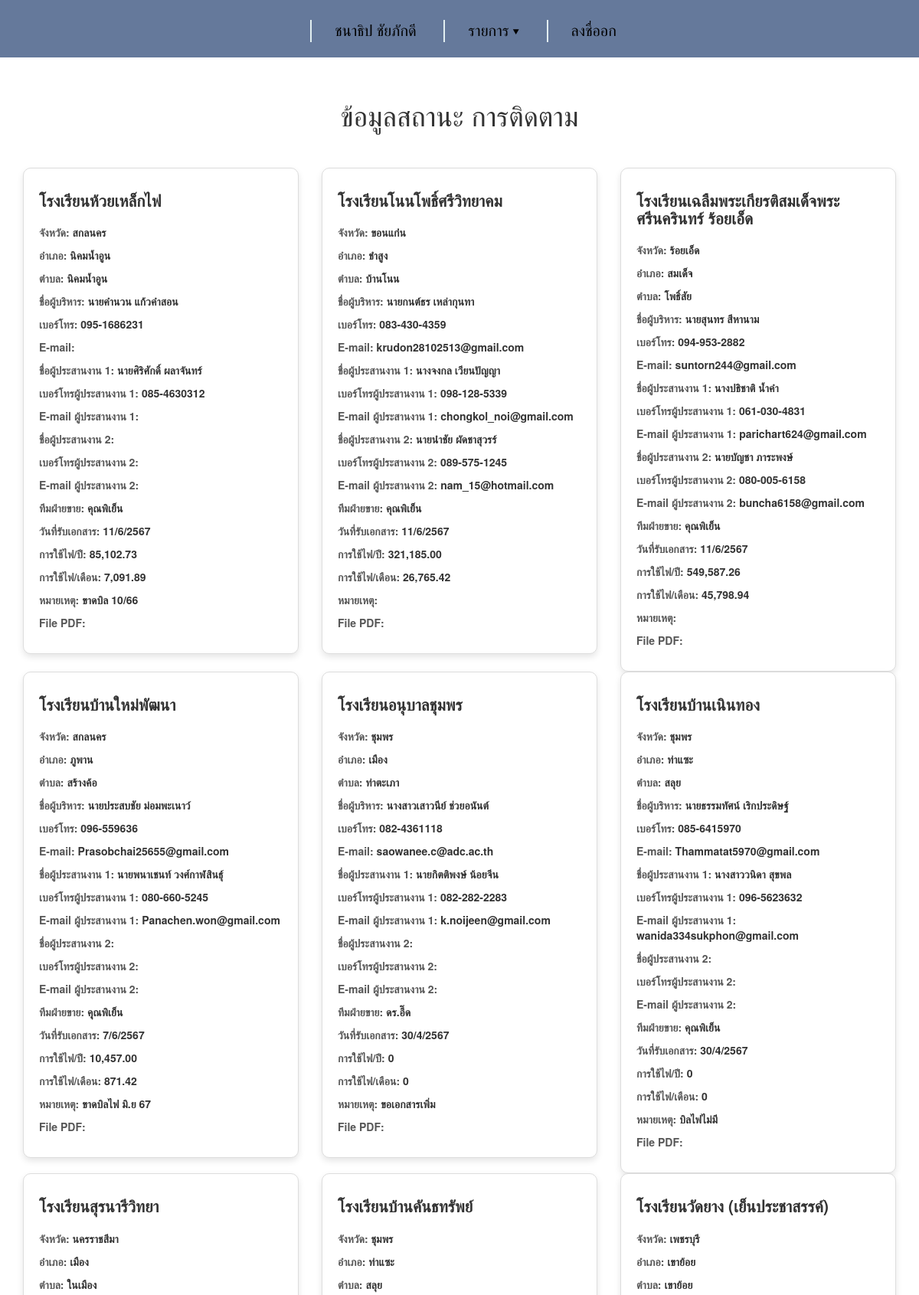
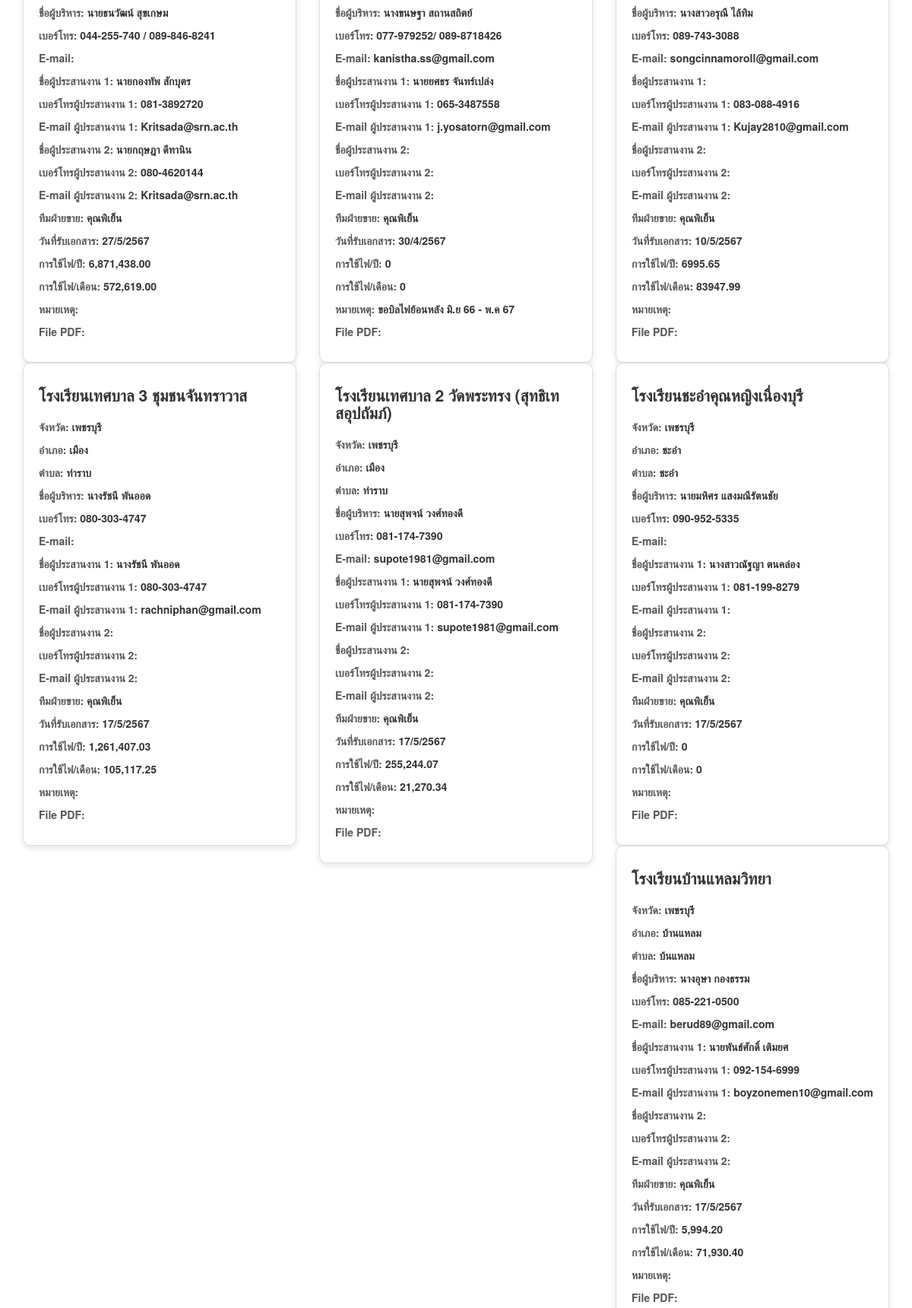
The app's page /card.php (signed in, upper part) with its own data (2 pictures, top to bottom).
### tables this page shows
CREATE TABLE `view` (
  `V_ID` int(255) NOT NULL,
  `V_Name` varchar(255) NOT NULL,
  `V_Province` varchar(255) NOT NULL,
  `V_District` varchar(255) NOT NULL,
  `V_SubDistrict` varchar(255) NOT NULL,
  `V_ExecName` varchar(255) NOT NULL,
  `V_ExecPhone` varchar(255) NOT NULL,
  `V_ExecMail` varchar(255) NOT NULL,
  `V_CoordName1` varchar(255) NOT NULL,
  `V_CoordPhone1` varchar(255) NOT NULL,
  `V_CoordMail1` varchar(255) NOT NULL,
  `V_CoordName2` varchar(255) NOT NULL,
  `V_CoordPhone2` varchar(255) NOT NULL,
  `V_CoordMail2` varchar(255) NOT NULL,
  `V_Sale` varchar(255) NOT NULL,
  `V_Date` varchar(255) NOT NULL,
  `V_Electric_per_year` varchar(255) NOT NULL,
  `V_Electric_per_month` varchar(255) NOT NULL,
  `V_comment` varchar(255) NOT NULL,
  `V_File` longblob DEFAULT NULL
);

### card.php (the view, shortened to what this page needs)
<?php
include 'connect.php';
mysqli_query($objConnect, "SET NAMES utf8");
$strSQL_datastore_db = "SELECT * FROM view";
$resultdatastore_db = $objConnect->query($strSQL_datastore_db);
?>
<!DOCTYPE html>
<html lang="en">
<head>
    <link rel="stylesheet" href="https://maxcdn.bootstrapcdn.com/bootstrap/3.4.1/css/bootstrap.min.css">
    <link rel="stylesheet" href="css/style.css">
</head>
<body>
    <?php include 'header.php'; ?>
    <div class="container">
        <h1 class="text-center" style="margin-top: 5px; margin-bottom: 50px;">ข้อมูลสถานะ การติดตาม</h1>
        <div class="row">
            <?php
            if ($resultdatastore_db->num_rows > 0) {
                while($row = $resultdatastore_db->fetch_assoc()) {
                    ?>
                    <div class="col-md-4">
                        <div class="card mb-4">
                            <div class="card-body">
                                <h5 class="card-title"><b><?php echo htmlspecialchars($row["V_Name"]); ?></b></h5>
                                <p class="card-text"><strong>จังหวัด:</strong><b> <?php echo htmlspecialchars($row["V_Province"]); ?></b></p>
                                <p class="card-text"><strong>อำเภอ:</strong><b> <?php echo htmlspecialchars($row["V_District"]); ?></b></p>
                                <p class="card-text"><strong>ตำบล:</strong><b> <?php echo htmlspecialchars($row["V_SubDistrict"]); ?></b></p>
                                <p class="card-text"><strong>ชื่อผู้บริหาร:</strong><b> <?php echo htmlspecialchars($row["V_ExecName"]); ?></b></p>
                                <p class="card-text"><strong>เบอร์โทร:</strong><b> <?php echo htmlspecialchars($row["V_ExecPhone"]); ?></b></p>
                                <p class="card-text"><strong>E-mail:</strong><b> <?php echo htmlspecialchars($row["V_ExecMail"]); ?></b></p>
                                <p class="card-text"><strong>ชื่อผู้ประสานงาน 1:</strong><b> <?php echo htmlspecialchars($row["V_CoordName1"]); ?></b></p>
                                <p class="card-text"><strong>เบอร์โทรผู้ประสานงาน 1:</strong><b> <?php echo htmlspecialchars($row["V_CoordPhone1"]); ?></b></p>
                                <p class="card-text"><strong>E-mail ผู้ประสานงาน 1:</strong><b> <?php echo htmlspecialchars($row["V_CoordMail1"]); ?></b></p>
                                <p class="card-text"><strong>ชื่อผู้ประสานงาน 2:</strong><b> <?php echo htmlspecialchars($row["V_CoordName2"]); ?></b></p>
                                <p class="card-text"><strong>เบอร์โทรผู้ประสานงาน 2:</strong><b> <?php echo htmlspecialchars($row["V_CoordPhone2"]); ?></b></p>
                                <p class="card-text"><strong>E-mail ผู้ประสานงาน 2:</strong><b> <?php echo htmlspecialchars($row["V_CoordMail2"]); ?></b></p>
                                <p class="card-text"><strong>ทีมฝ่ายขาย:</strong><b> <?php echo htmlspecialchars($row["V_Sale"]); ?></b></p>
                                <p class="card-text"><strong>วันที่รับเอกสาร:</strong><b> <?php echo htmlspecialchars($row["V_Date"]); ?></b></p>
                                <p class="card-text"><strong>การใช้ไฟ/ปี:</strong><b> <?php echo htmlspecialchars($row["V_Electric_per_year"]); ?></b></p>
                                <p class="card-text"><strong>การใช้ไฟ/เดือน:</strong><b> <?php echo htmlspecialchars($row["V_Electric_per_month"]); ?></b></p>
                                <p class="card-text"><strong>หมายเหตุ:</strong><b> <?php echo htmlspecialchars($row["V_comment"]); ?></b></p>
                                <p class="card-text"><strong>File PDF:</strong><b> <?php echo htmlspecialchars($row["V_File"]); ?></b></p>
                            </div>
                        </div>
                    </div>
                    <?php
                }
            } else {
                echo "<div class='col-12'><p class='text-center'>ไม่มีข้อมูลรายการ</p></div>";
            }
            ?>
        </div>
    </div>
</body>
</html>

### header.php (shortened to what this page needs)
<!DOCTYPE html>
<html lang="en">
<head>
    <link rel="stylesheet" href="css/style.css">
    <link rel="stylesheet" href="https://maxcdn.bootstrapcdn.com/bootstrap/3.4.1/css/bootstrap.min.css">
</head>
<body>
    <nav role="navigation" class="primary-navigation">
        <ul>
            <li><a href="#"><?php echo $_SESSION['name']; ?></a></li>
            <li><a href="#">รายการ &dtrif;</a>
            </li>
            <li><a onclick="confirmLogout()">ลงชื่ออก</a></li>
        </ul>
    </nav>
</body>
</html>

### css/style.css (style rules this page uses)
body { margin: 0; font-family: Arial, Helvetica, sans-serif; }
.container { margin-top: 50px; margin-bottom: 50px; }
.card { background: #ffffff; border: 1px solid #ddd; border-radius: 10px; box-shadow: 0 4px 8px rgba(0, 0, 0, 0.1); transition: transform 0.3s; }
.card-body { padding: 20px; }
.card-title { font-size: 1.5em; margin-bottom: 20px; color: #333; }
.card-text { font-size: 1em; margin-bottom: 10px; }
.card-text strong { color: #555; }
h1 { text-align: center; color: #333; }

### records on screen
view: V_Name "โรงเรียนห้วยเหล็กไฟ", V_Province "สกลนคร", V_District "นิคมน้ำอูน", V_SubDistrict "นิคมน้ำอูน", V_ExecName "นายคำนวน แก้วคำสอน", V_ExecPhone "095-1686231", V_CoordName1 "นายศิริศักดิ์ ผลาจันทร์", V_CoordPhone1 "085-4630312", V_Sale "คุณพิเย็น", V_Date "11/6/2567", V_Electric_per_year "85,102.73", V_Electric_per_month "7,091.89", V_comment "ขาดบิล 10/66"
view: V_Name "โรงเรียนโนนโพธิ์ศรีวิทยาคม", V_Province "ขอนแก่่น", V_District "ชำสูง", V_SubDistrict "บ้านโนน", V_ExecName "นายกนต์ธร เหล่ากุนทา", V_ExecPhone "083-430-4359", V_ExecMail "krudon28102513@gmail.com", V_CoordName1 "นางจงกล เวียนปัญญา", V_CoordPhone1 "098-128-5339", V_CoordMail1 "chongkol_noi@gmail.com", V_CoordName2 "นายนำชัย ผัดชาสุวรร์", V_CoordPhone2 "089-575-1245", V_CoordMail2 "nam_15@hotmail.com", V_Sale "คุณพิเย็น", V_Date "11/6/2567", V_Electric_per_year "321,185.00", V_Electric_per_month "26,765.42"
view: V_Name "โรงเรียนเฉลืมพระเกียรติสมเด็จพระศรีนครินทร์ ร้อยเอ็ด", V_Province "ร้อยเอ็ด", V_District "สมเด็จ", V_SubDistrict "โพธิ์สัย", V_ExecName "นายสุนทร สีหานาม", V_ExecPhone "094-953-2882", V_ExecMail "suntorn244@gmail.com", V_CoordName1 "นางปธิชาติ น้ำคำ", V_CoordPhone1 "061-030-4831", V_CoordMail1 "parichart624@gmail.com", V_CoordName2 "นายบัญชา ภาระพงษ์", V_CoordPhone2 "080-005-6158", V_CoordMail2 "buncha6158@gmail.com", V_Sale "คุณพิเย็น", V_Date "11/6/2567", V_Electric_per_year "549,587.26", V_Electric_per_month "45,798.94"
view: V_Name "โรงเรียนบ้านใหม่พัฒนา", V_Province "สกลนคร", V_District "ภูพาน", V_SubDistrict "สร้างค้อ", V_ExecName "นายประสบชัย ม่อมพะเนาว์", V_ExecPhone "096-559636", V_ExecMail "Prasobchai25655@gmail.com", V_CoordName1 "นายพนาเชนท์ วงศ์กาฬสินธุ์", V_CoordPhone1 "080-660-5245", V_CoordMail1 "Panachen.won@gmail.com", V_Sale "คุุณพิเย็น", V_Date "7/6/2567", V_Electric_per_year "10,457.00", V_Electric_per_month "871.42", V_comment "ขาดบิลไฟ มิ.ย 67"
view: V_Name "โรงเรียนอนุบาลชุมพร", V_Province "ชุมพร", V_District "เมือง", V_SubDistrict "ท่าตะเภา", V_ExecName "นางสาวเสาวนีย์ ช่วยอนันต์", V_ExecPhone "082-4361118", V_ExecMail "saowanee.c@adc.ac.th", V_CoordName1 "นายกิตติพงษ์ น้อยจีน", V_CoordPhone1 "082-282-2283", V_CoordMail1 "k.noijeen@gmail.com", V_Sale "ดร.อี๊ด", V_Date "30/4/2567", V_Electric_per_year "0", V_Electric_per_month "0", V_comment "ขอเอกสารเพิ่ม"
view: V_Name "โรงเรียนบ้านเนินทอง", V_Province "ชุมพร", V_District "ท่าแซะ", V_SubDistrict "สลุย", V_ExecName "นายธรรมทัศน์ เริกประดิษฐ์", V_ExecPhone "085-6415970", V_ExecMail "Thammatat5970@gmail.com", V_CoordName1 "นางสาววนิดา สุขพล", V_CoordPhone1 "096-5623632", V_CoordMail1 "wanida334sukphon@gmail.com", V_Sale "คุณพิเย็น", V_Date "30/4/2567", V_Electric_per_year "0", V_Electric_per_month "0", V_comment "บิลไฟไม่มี"
view: V_Name "โรงเรียนสุรนารีวิทยา", V_Province "นครราชสีมา", V_District "เมือง", V_SubDistrict "ในเมือง", V_ExecName "นายธนวัฒน์ สุขเกษม", V_ExecPhone "044-255-740 / 089-846-8241", V_CoordName1 "นายกองทัพ สักบุตร", V_CoordPhone1 "081-3892720", V_CoordMail1 "Kritsada@srn.ac.th", V_CoordName2 "นายกฤษฎา ดีทานิน", V_CoordPhone2 "080-4620144", V_CoordMail2 "Kritsada@srn.ac.th", V_Sale "คุณพิเย็น", V_Date "27/5/2567", V_Electric_per_year "6,871,438.00", V_Electric_per_month "572,619.00"
view: V_Name "โรงเรียนบ้านคันธทรัพย์", V_Province "ชุมพร", V_District "ท่าแซะ", V_SubDistrict "สลุย", V_ExecName "นางขนษฐา สถานสถิตย์", V_ExecPhone "077-979252/ 089-8718426", V_ExecMail "kanistha.ss@gmail.com", V_CoordName1 "นายยศธร จันทร์เปล่ง", V_CoordPhone1 "065-3487558", V_CoordMail1 "j.yosatorn@gmail.com", V_Sale "คุณพิเย็น", V_Date "30/4/2567", V_Electric_per_year "0", V_Electric_per_month "0", V_comment "ขอบิลไฟย้อนหลัง มิ.ย 66 - พ.ค 67"
view: V_Name "โรงเรียนวัดยาง (เย็นประชาสรรค์)", V_Province "เพชรบุรี", V_District "เขาย้อย", V_SubDistrict "เขาย้อย", V_ExecName "นางสาวอรุณี ไล้ทิม", V_ExecPhone "089-743-3088", V_ExecMail "songcinnamoroll@gmail.com", V_CoordPhone1 "083-088-4916", V_CoordMail1 "Kujay2810@gmail.com", V_Sale "คุณพิเย็น", V_Date "10/5/2567", V_Electric_per_year "6995.65", V_Electric_per_month "83947.99"
view: V_Name "โรงเรียนเทศบาล 3 ชุมชนจันทราวาส", V_Province "เพชรบุรี", V_District "เมือง", V_SubDistrict "ท่าราบ", V_ExecName "นางรัชนี พันออด", V_ExecPhone "080-303-4747", V_CoordName1 "นางรัชนี พันออด", V_CoordPhone1 "080-303-4747", V_CoordMail1 "rachniphan@gmail.com", V_Sale "คุณพิเย็น", V_Date "17/5/2567", V_Electric_per_year "1,261,407.03", V_Electric_per_month "105,117.25"
view: V_Name "โรงเรียนเทศบาล 2 วัดพระทรง (สุทธิเทสอุปถัมภ์)", V_Province "เพชรบุรี", V_District "เมือง", V_SubDistrict "ท่าราบ", V_ExecName "นายสุพจน์ วงศ์ทองดี", V_ExecPhone "081-174-7390", V_ExecMail "supote1981@gmail.com", V_CoordName1 "นายสุพจน์ วงศ์ทองดี", V_CoordPhone1 "081-174-7390", V_CoordMail1 "supote1981@gmail.com", V_Sale "คุณพิเย็น", V_Date "17/5/2567", V_Electric_per_year "255,244.07", V_Electric_per_month "21,270.34"
view: V_Name "โรงเรียนชะอำคุณหญิงเนื่องบุรี", V_Province "เพชรบุรี", V_District "ชะอำ", V_SubDistrict "ชะอำ", V_ExecName "นายมหิศร แสงมณีรัตนชัย", V_ExecPhone "090-952-5335", V_CoordName1 "นางสาวณัฐญา ตนคล่อง", V_CoordPhone1 "081-199-8279", V_Sale "คุณพิเย็น", V_Date "17/5/2567", V_Electric_per_year "0", V_Electric_per_month "0"
view: V_Name "โรงเรียนบ้านแหลมวิทยา", V_Province "เพชรบุรี", V_District "บ้านแหลม", V_SubDistrict "บ้นแหลม", V_ExecName "นางอุษา กองธรรม", V_ExecPhone "085-221-0500", V_ExecMail "berud89@gmail.com", V_CoordName1 "นายพันธ์ศักดิ์ เติมยศ", V_CoordPhone1 "092-154-6999", V_CoordMail1 "boyzonemen10@gmail.com", V_Sale "คุณพิเย็น", V_Date "17/5/2567", V_Electric_per_year "5,994.20", V_Electric_per_month "71,930.40"

### other values on screen
$_SESSION['name'] "ชนาธิป ชัยภักดี"
